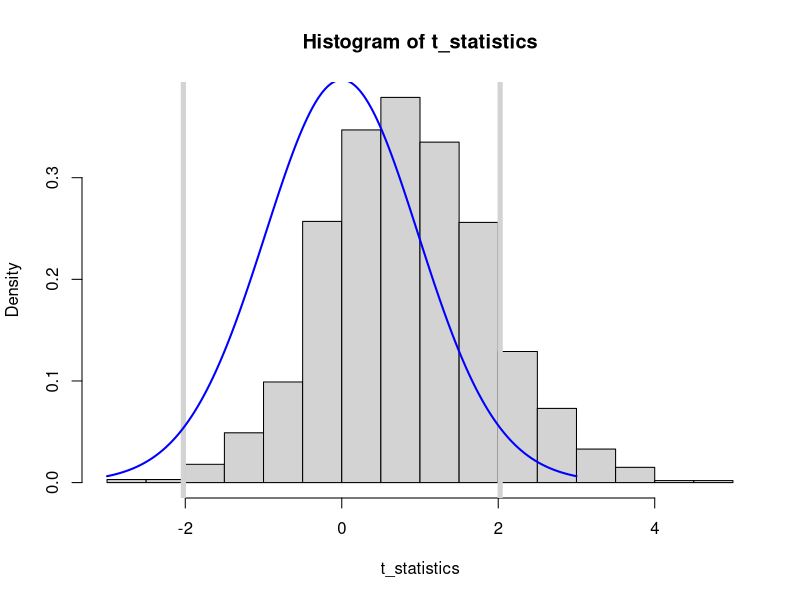

Source code (R):
#clear workspace
rm(list=ls(all=TRUE)) 

#our assumed state of the world
grpA_mean=105
grpB_mean=100
common_sd=20
#assuming equal n for the groups
sample_size = 20
alpha=.05

replications = 2000

cohens_d = abs((grpA_mean-grpB_mean)/common_sd)
print(cohens_d)

set.seed(5011)
t_statistics<-numeric()

for (i in 1:replications){
  grpA<-rnorm(sample_size,mean=grpA_mean,sd=common_sd)
  grpB<-rnorm(sample_size,mean=grpB_mean,sd=common_sd)
  test_em<-t.test(grpA,grpB,paired=F, var.equal=T)
  t_statistics<-c(t_statistics,test_em$statistic)
  
}


#plot the sampling distribution of t under the alternative
hist(t_statistics,20,freq=F)
#so for a 2-tailed .05 test we want t for lower 2.5%
crit_t<-qt(p=alpha/2,df=2*sample_size-2)

#plot critical values
abline(v=c(crit_t,abs(crit_t)),col = "lightgray", lwd=5)
#plot density of null distribution using a smooth line over histogram
xfit<-seq(fro=-3,to=3,by=.01)
yfit<-dt(xfit,df=2*sample_size-2)
lines(xfit,yfit,col='blue',lwd=2)

#ok so what is the power under this situation
obs_power<-sum(abs(t_statistics)>abs(crit_t))/replications
print(paste('The observed power using simulation is: ',as.character(obs_power)))


##OK how about a calculating it using the ideal non-central t-distribution
#under the alternative hypothesis
non_centrality_parameter<-cohens_d*1/sqrt(2/sample_size)
area_above<-pt(abs(crit_t),df=2*sample_size-2,ncp=non_centrality_parameter,lower.tail=F)
area_below<-pt(crit_t,df=2*sample_size-2,ncp=non_centrality_parameter,lower.tail=T)
print(paste('Power using ideal non-central t distribution is: ',
            as.character(area_below+area_above)))











